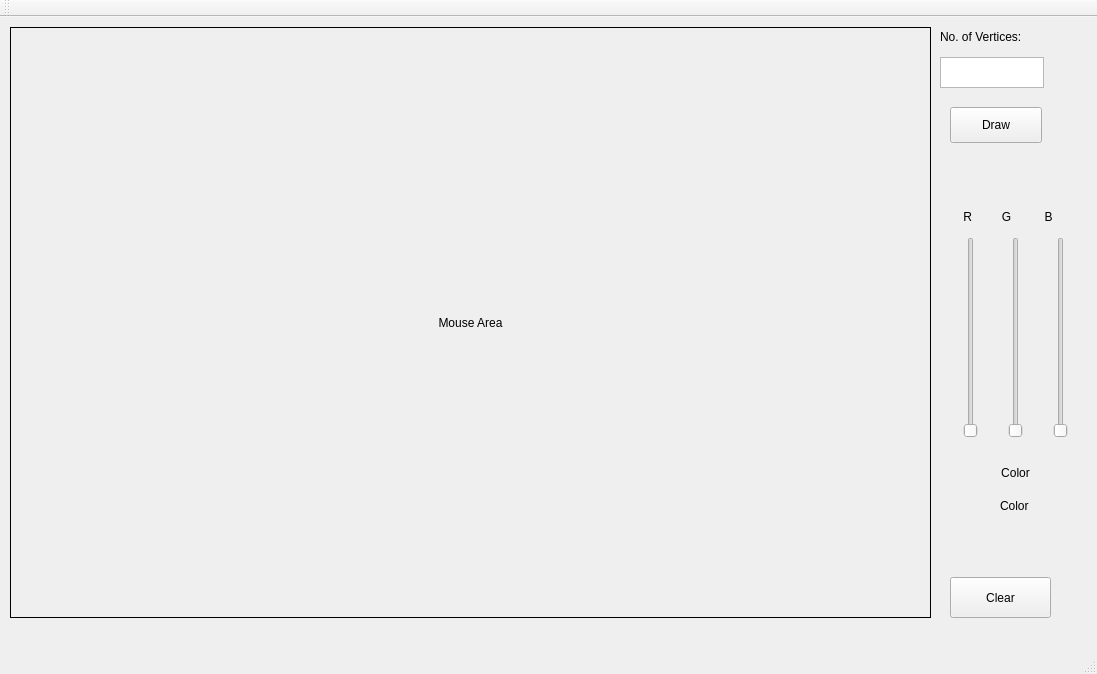
<?xml version="1.0" encoding="UTF-8"?>
<ui version="4.0">
 <class>MainWindow</class>
 <widget class="QMainWindow" name="MainWindow">
  <property name="geometry">
   <rect>
    <x>0</x>
    <y>0</y>
    <width>1097</width>
    <height>674</height>
   </rect>
  </property>
  <property name="windowTitle">
   <string>MainWindow</string>
  </property>
  <widget class="QWidget" name="centralWidget">
   <widget class="QLabel" name="label">
    <property name="geometry">
     <rect>
      <x>10</x>
      <y>10</y>
      <width>921</width>
      <height>591</height>
     </rect>
    </property>
    <property name="frameShape">
     <enum>QFrame::Box</enum>
    </property>
    <property name="frameShadow">
     <enum>QFrame::Plain</enum>
    </property>
    <property name="text">
     <string>Mouse Area</string>
    </property>
    <property name="alignment">
     <set>Qt::AlignCenter</set>
    </property>
    <property name="margin">
     <number>0</number>
    </property>
   </widget>
   <widget class="QLabel" name="label_2">
    <property name="geometry">
     <rect>
      <x>940</x>
      <y>10</y>
      <width>111</width>
      <height>20</height>
     </rect>
    </property>
    <property name="text">
     <string>No. of Vertices:</string>
    </property>
   </widget>
   <widget class="QPlainTextEdit" name="plainTextEdit">
    <property name="geometry">
     <rect>
      <x>940</x>
      <y>40</y>
      <width>104</width>
      <height>31</height>
     </rect>
    </property>
   </widget>
   <widget class="QPushButton" name="pushButton_2">
    <property name="geometry">
     <rect>
      <x>950</x>
      <y>90</y>
      <width>92</width>
      <height>36</height>
     </rect>
    </property>
    <property name="text">
     <string>Draw</string>
    </property>
   </widget>
   <widget class="QSlider" name="verticalSlider">
    <property name="geometry">
     <rect>
      <x>950</x>
      <y>220</y>
      <width>41</width>
      <height>201</height>
     </rect>
    </property>
    <property name="maximum">
     <number>255</number>
    </property>
    <property name="orientation">
     <enum>Qt::Vertical</enum>
    </property>
   </widget>
   <widget class="QSlider" name="verticalSlider_2">
    <property name="geometry">
     <rect>
      <x>990</x>
      <y>220</y>
      <width>51</width>
      <height>201</height>
     </rect>
    </property>
    <property name="maximum">
     <number>255</number>
    </property>
    <property name="orientation">
     <enum>Qt::Vertical</enum>
    </property>
   </widget>
   <widget class="QSlider" name="verticalSlider_3">
    <property name="geometry">
     <rect>
      <x>1040</x>
      <y>220</y>
      <width>41</width>
      <height>201</height>
     </rect>
    </property>
    <property name="maximum">
     <number>255</number>
    </property>
    <property name="orientation">
     <enum>Qt::Vertical</enum>
    </property>
   </widget>
   <widget class="QLabel" name="label_3">
    <property name="geometry">
     <rect>
      <x>970</x>
      <y>440</y>
      <width>91</width>
      <height>31</height>
     </rect>
    </property>
    <property name="text">
     <string>Color</string>
    </property>
    <property name="alignment">
     <set>Qt::AlignCenter</set>
    </property>
   </widget>
   <widget class="QLabel" name="label_4">
    <property name="geometry">
     <rect>
      <x>960</x>
      <y>190</y>
      <width>111</width>
      <height>20</height>
     </rect>
    </property>
    <property name="text">
     <string> R         G          B</string>
    </property>
   </widget>
   <widget class="QLabel" name="label_5">
    <property name="geometry">
     <rect>
      <x>1000</x>
      <y>480</y>
      <width>41</width>
      <height>17</height>
     </rect>
    </property>
    <property name="text">
     <string>Color</string>
    </property>
   </widget>
   <widget class="QPushButton" name="pushButton">
    <property name="geometry">
     <rect>
      <x>950</x>
      <y>560</y>
      <width>101</width>
      <height>41</height>
     </rect>
    </property>
    <property name="text">
     <string>Clear</string>
    </property>
   </widget>
  </widget>
  <widget class="QMenuBar" name="menuBar">
   <property name="geometry">
    <rect>
     <x>0</x>
     <y>0</y>
     <width>1097</width>
     <height>22</height>
    </rect>
   </property>
  </widget>
  <widget class="QToolBar" name="mainToolBar">
   <attribute name="toolBarArea">
    <enum>TopToolBarArea</enum>
   </attribute>
   <attribute name="toolBarBreak">
    <bool>false</bool>
   </attribute>
  </widget>
  <widget class="QStatusBar" name="statusBar"/>
 </widget>
 <layoutdefault spacing="6" margin="11"/>
 <resources/>
 <connections/>
</ui>
